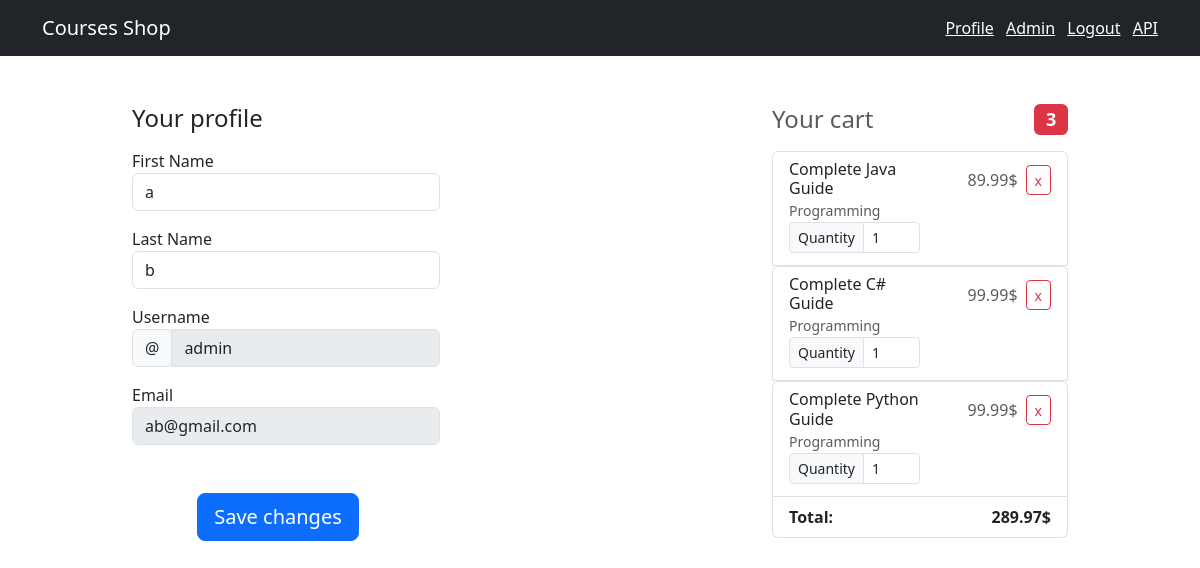
/users/profile/ (signed in), run on the app's committed database.
### shop/models.py (models this page shows, shortened)
class Cart(models.Model):
    user = models.ForeignKey(to=User, on_delete=models.CASCADE)
    course = models.ForeignKey(to=Course, on_delete=models.CASCADE)
    quantity = models.PositiveIntegerField(default=0)
    created_at = models.DateTimeField(auto_now_add=True)
    objects = CartQuerySet.as_manager()
    def sum(self):
        return round(self.course.price * self.quantity, 2)

class Course(models.Model):
    title = models.CharField(max_length=300)
    price = models.FloatField()
    students_qty = models.IntegerField()
    reviews = models.IntegerField()
    category = models.ForeignKey(Category, on_delete=models.CASCADE)
    created_at = models.DateTimeField(default=timezone.now)

class Category(models.Model):
    title = models.CharField(max_length=255)
    created_at = models.DateTimeField(default=timezone.now)
    class Meta:
        verbose_name_plural = 'Categories'
    def __str__(self):
        return self.title

### users/models.py (models this page shows)
class User(AbstractUser):
    age = models.PositiveIntegerField(null=True, blank=True)
    image = models.ImageField(upload_to='users_images', null=True, blank=True)

### users/views.py (the view)
# urls.py: path('profile/', views.profile, name='profile'),
@login_required
def profile(request):
    if request.method == 'POST':
        form = UserProfileForm(instance=request.user, data=request.POST)
        if form.is_valid():
            form.save()
            return HttpResponseRedirect(reverse('users:profile'))
        else:
            print(form.errors)
    else:
        form = UserProfileForm(instance=request.user)
    context = {'title': 'Profile',
               'form': form,
               'cart': Cart.objects.filter(user=request.user),
               }
    return render(request, 'users/profile.html', context)

### users/forms.py
class UserProfileForm(UserChangeForm):
    first_name = forms.CharField(widget=forms.TextInput(attrs={
        'class': 'form-control', }))
    last_name = forms.CharField(widget=forms.TextInput(attrs={
        'class': 'form-control', }))
    username = forms.CharField(widget=forms.TextInput(attrs={
        'class': 'form-control', 'disabled': True, }))
    email = forms.EmailField(widget=forms.EmailInput(attrs={
        'class': 'form-control', 'disabled': True, }))
    class Meta:
        model = User
        fields = ('first_name', 'last_name', 'username', 'email',)

### shop/models.py (called while the page is built)
    def total_sum(self):
        return round(sum(item.sum() for item in self), 2)

    def total_quantity(self):
        return sum(item.quantity for item in self)

### templates/users/profile.html (shortened to what this page needs)
{% extends 'base.html' %}
{% block content %}
<div class="container mt-5" style="max-width: 960px;">
    <div class="row">
        {% include 'shop/cart.html' %}
        <div class="col-md-8 order-md-1 w-10 ">
            <h4 class="mb-3">Your profile</h4>
            <form action="{% url 'users:profile' %}" method="post">
                <div class="form-row">
                    <div class="col-md-6 mb-3">
                        <div class="form-group">
                            <label for="{{ form.firstName.id_for_label }}">First Name</label>
                            {{ form.first_name }}
                        </div>
                    </div>
                    <div class="col-md-6 mb-3">
                        <div class="form-group">
                            <label for="{{ form.lastName.id_for_label }}">Last Name</label>
                            {{ form.last_name }}
                        </div>
                    </div>
                </div>
                <div class="col-md-6 mb-3">
                    <div class="form-group">
                        <label for="{{ form.username.id_for_label }}">Username</label>
                        <div class="input-group">
                            <div class="input-group-prepend">
                                <span class="input-group-text">@</span>
                            </div>
                            {{form.username}}
                        </div>
                    </div>
                </div>
                <div class="col-md-6 mb-3">
                    <div class="form-group">
                        <label for="{{ form.email.id_for_label }}">Email</label>
                        {{form.email}}
                    </div>
                    <div class="d-flex justify-content-center mx-4 mb-3 mb-lg-4 mt-5">
                        <input class="btn btn-primary btn-lg me-3" type="submit" value="Save changes">
                    </div>
                </div>
            </form>
        </div>
    </div>
</div>
{% endblock %}

### templates/shop/cart.html
{% if cart %}
<div class="col-md-4 order-md-2 mb-4">
    <h4 class="d-flex justify-content-between align-items-center mb-3">
        <span class="text-muted">Your cart</span>
        <span class="badge badge-secondary badge-pill bg-danger">{{ cart.total_quantity }}</span>
    </h4>
    {% for item in cart %}
    <ul class="list-group mb-3">
        <li class="list-group-item d-flex justify-content-between lh-condensed">
            <div class="col-lg-6 ">
                <h6 class="my-0 ">{{ item.course.title }}</h6>
                <small class="text-muted">{{ item.course.category }}</small>
                <div class="input-group input-group-sm mb-1">
                    <span class="input-group-text" id="inputGroup-sizing-sm" >Quantity</span>
                    <input type="text" class="form-control" aria-label="Sizing example input"
                           aria-describedby="inputGroup-sizing-sm" value="{{item.quantity}}" readonly>
                </div>
            </div>
            <div class="d-flex justify-content-between">
                <span class="text-muted  align-self-baseline p-2">{{ item.sum }}$</span>
                <a href="{% url 'shop:cart_remove' item.id %}" class="btn btn-outline-danger btn-sm align-self-baseline"
                   style="height: 30px;">x</a>
            </div>
        </li>
        {% endfor %}
        <li class="list-group-item d-flex justify-content-between">
            <span><strong>Total:</strong></span>
            <strong>{{ cart.total_sum }}$</strong>
        </li>
    </ul>
</div>
{% else %}
<div class="col-md-3 order-md-2 mb-4">
    <h4 class="d-flex justify-content-between align-items-center mb-3">
        <span class="text-muted">Your cart is empty</span>
    </h4>
</div>
{% endif %}

### data on the page
Cart: total_quantity "3", course "Complete Java Guide", course.category "Programming", quantity "1", sum "89.99", total_sum "289.97"
Cart: course "Complete C# Guide", course.category "Programming", quantity "1", sum "99.99"
Cart: course "Complete Python Guide", course.category "Programming", quantity "1", sum "99.99"
User: first_name "a", last_name "b", username "admin", email "ab@gmail.com"
